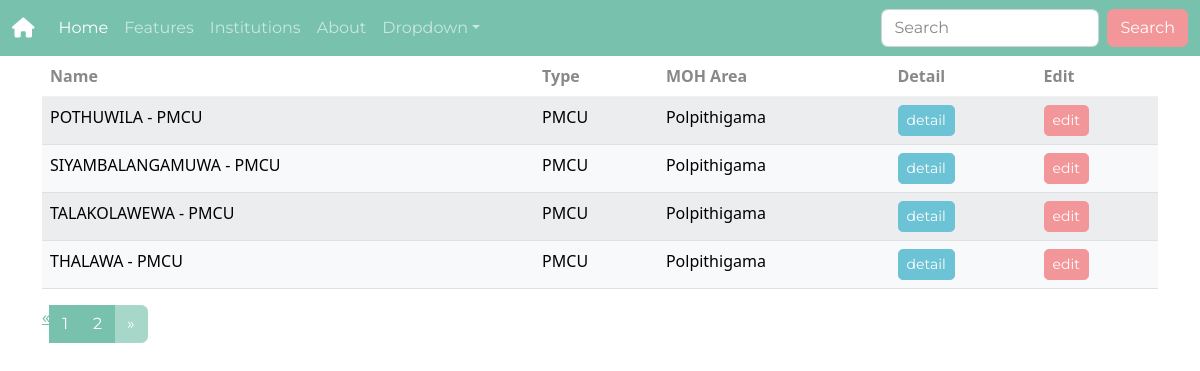
Screenshot of /insti/?page=2 with the database file from the repository.
### institutions/models.py (models this page shows, shortened)
class Institution(models.Model):
    TYPES = [
        ('BHA', 'BHA'),
        ('BHB', 'BHB'),
        ('DHA', 'DHA'),
        ('DHB', 'DHB'),
        ('DHC', 'DHC'),
        ('PMCU', 'PMCU'),
        ('UNIT', 'UNIT'),
        ('SDC', 'SDC'),
        ('ADC', 'ADC'),
        ('MOH', 'MOH'),
        ('PGH', 'PGH'),
        ('ELSE', 'ELSE'),
    ]
    DISTRICT = [
        ('PU', 'PU'),
        ('KU', 'KU'),
    ]
    code = models.CharField(blank=True, null=True, max_length=4)
    institution_name = models.CharField(max_length=30)
    type = models.CharField(max_length=4, choices=TYPES)
    district = models.CharField(max_length=2, choices=DISTRICT)
    moh_area = models.ForeignKey(MOHArea, on_delete=models.PROTECT)
    polling_divition = models.ForeignKey(
        PollingDivision, on_delete=models.PROTECT)
    sinhala_name = models.CharField(blank=True, null=True, max_length=30)
    tel_no = models.CharField(blank=True, null=True, max_length=10)
    address = models.TextField(blank=True, null=True)

class MOHArea(models.Model):
    DISTRICT = [
        ('PU', 'PU'),
        ('KU', 'KU'),
    ]
    name = models.CharField(max_length=30)
    district = models.CharField(max_length=2, choices=DISTRICT)
    def __str__(self):
        return str(self.name)

### institutions/views.py (the view)
# urls.py: path('insti/', InstitutionsListView.as_view(), name='insti'),
class InstitutionsListView(ListView):
    model = Institution
    paginate_by = 6

### institutions/templates/institutions/institution_list.html (shortened to what this page needs)
{% extends "base.html" %}
{% load static %}
{% block content %}
<div class="container">
<table class="table table-hover table-striped">
  <thead>
    <tr>
      <th scope="col">Name</th>
      <th scope="col">Type</th>
      <th scope="col">MOH Area</th>
      <th scope="col">Detail</th>
      <th scope="col">Edit</th>
    </tr>
  </thead>
  <tbody>
    {% for insti in object_list %}
    <tr class="table-light">
      <td>{{insti.institution_name}}</td>
      <td>{{insti.type}}</td>
      <td>{{insti.moh_area}}</td>
      <td><a class="btn btn-info btn-sm" href={% url 'insti-detail' insti.pk %} role="button">detail</a></td>
      <td><a class="btn btn-secondary btn-sm" href={% url 'insti-update' insti.pk %} role="button">edit</a></td>
    </tr>
    {% endfor %}
  </tbody>
</table>
{% if is_paginated %}
<ul class="pagination">
  <div class="btn-group">
    {% if page_obj.has_previous %}
    <a href="?page={{ page_obj.previous_page_number }}">&laquo;</a>
    {% else %}
    <a class="btn btn-primary disabled"><span>&laquo;</span></a>
    {% endif %}
    {% for i in paginator.page_range %}
    {% if page_obj.number == i %}
    <a class="btn btn-primary">{{ i }} <span class="sr-only">(current)</span></a>
    {% else %}
    <a class="btn btn-primary" href="?page={{ i }}">{{ i }}</a>
    {% endif %}
    {% endfor %}
    {% if page_obj.has_next %}
    <li><a href="?page={{ page_obj.next_page_number }}">&raquo;</a></li>
    {% else %}
    <li class="btn btn-primary disabled"><span>&raquo;</span></li>
    {% endif %}
  </div>
</ul>
{% endif %}
</div>
{% endblock content %}

### rows the page displays
Institution: institution_name "POTHUWILA - PMCU", type "PMCU", moh_area "Polpithigama"
Institution: institution_name "SIYAMBALANGAMUWA - PMCU", type "PMCU", moh_area "Polpithigama"
Institution: institution_name "TALAKOLAWEWA - PMCU", type "PMCU", moh_area "Polpithigama"
Institution: institution_name "THALAWA - PMCU", type "PMCU", moh_area "Polpithigama"

### other values shown
{{ i }} "1"
{{ i }} "2"
